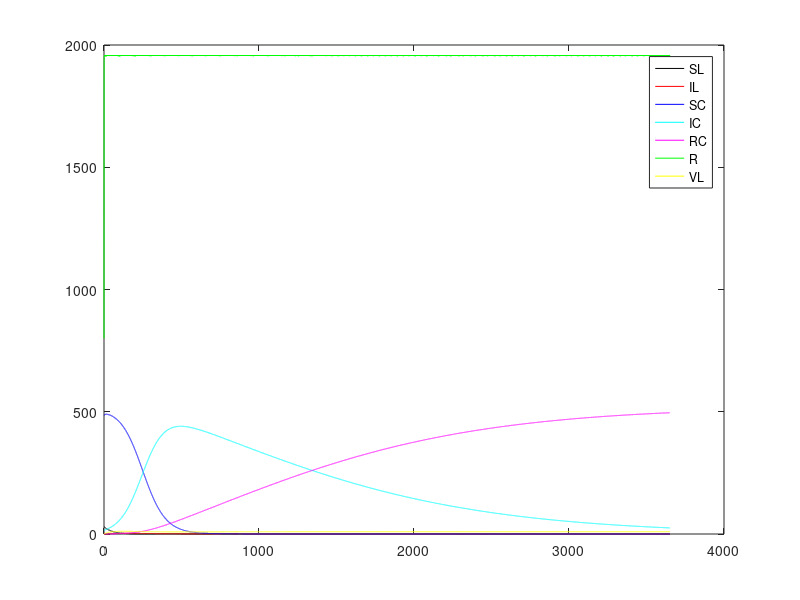
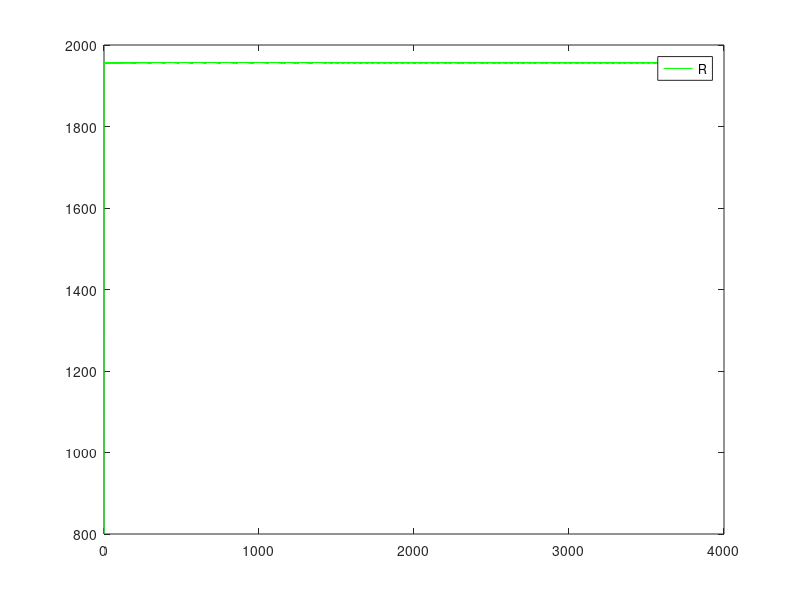
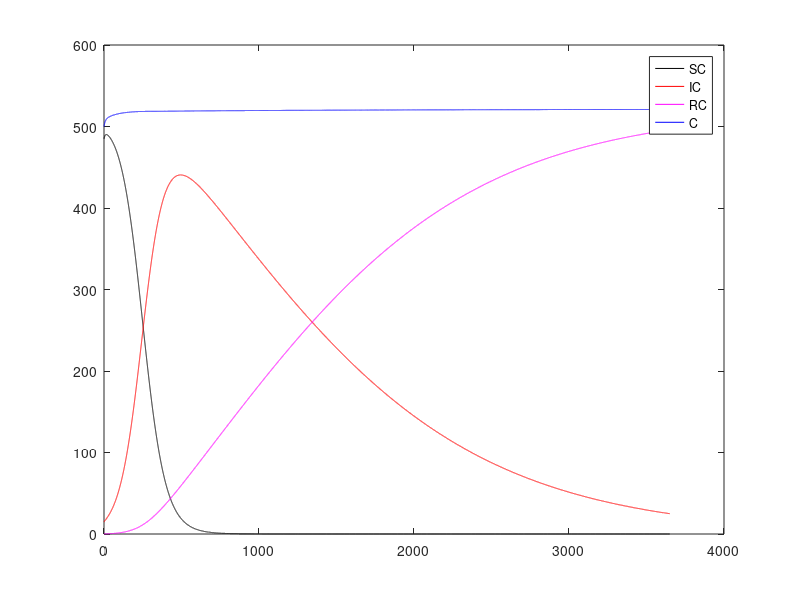
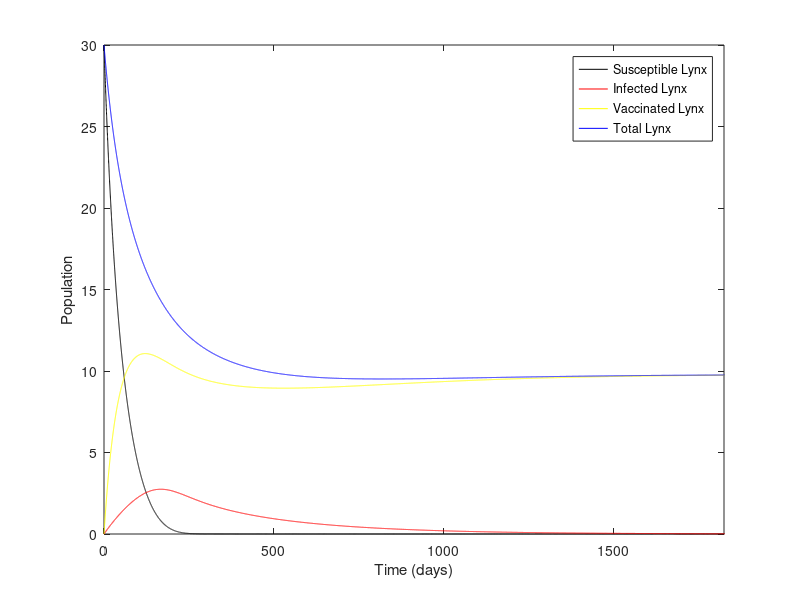

The MATLAB script that drew these images, in order:
function vaccination()
    %Parameters
    param.L0 = 30; %OK 30
    param.S_L0 = param.L0;
    param.I_L0 = 0;
    param.V_L0 = 0;
    init_infect = 0.03; %initial infected in Cats
    param.C0 = 500; %ESTIMATION 500 = 470 + 30
    param.S_C0 = (1 - init_infect)*param.C0;
    param.I_C0 = init_infect * param.C0;
    param.R_C0 = 0;

    param.R0 = 800;
    
    param.e_LR = 0.127; %OK  0.12
    param.e_CR = 0.24; %ESTIMATION 0.24
    param.e_LC = 0.0001; %ESTIMATION 0.01
    param.beta_L = (30/250000) * 25 * 0.9; %ESTIMATION 0.07 
    param.beta_C = (500/250000) * 25 * 0.3; %OK 0.027;
    param.beta_CL = 0.95 * (30/250000) * 25 * 0.7; %ESTIMATION 
    param.gamma_L = 0.00011; %OK 0.00046
    param.rho_C = 0.00046; %OK 
    param.delta_L = 0.0032; %OK 0.0032
    param.delta_C = 0.0007; %OK 0.0007
    param.q_L = 0.1; %ESTIMATION 0.036
    param.p_C = 0.5; %OK 
    param.p_L = 0.5; %OK 
    param.x_L = 0.12; %OK 0.14
    param.x_C = 0.08; %BOF 0.002; 0.1
    param.y_R = 6.1; %OK 6.1
    param.K_C = 800;
    param.K_R = 2000;
    param.K_L = 300;
    
    
    param.vac_L = 0.011; %VALUE !!! (percentage vaccinated each day) 0.03 = 1/month
    
    %Model
    X0 = [param.S_L0 param.I_L0 param.S_C0 param.I_C0 param.R_C0 param.R0 param.V_L0];
    % simulation parameters
        tf = 365 * 10; %Time
        options = odeset('NonNegative',1:7);
    [t,X] = ode45( @(t,x) Mod_rhs(t,x,param), [0,tf], X0(:), options);

    X = X';
    t = t';
    
    %plot all
    figure
    plot(t,X(1,:),'k','DisplayName','SL');
    hold on;
    plot(t,X(2,:),'r','DisplayName','IL');
    plot(t,X(3,:),'b','DisplayName','SC');
    plot(t,X(4,:),'c','DisplayName','IC');
    plot(t,X(5,:),'m','DisplayName','RC');
    plot(t,X(6,:),'g','DisplayName','R');
    plot(t,X(7,:),'y','DisplayName','VL');
    hold off;
    legend show;
    
    %plot R
    figure
    plot(t,X(6,:),'g','DisplayName','R');
    legend show;
    
    %plot C 
    figure
    plot(t,X(3,:),'k','DisplayName','SC');
    hold on;
    plot(t,X(4,:),'r','DisplayName','IC');
    plot(t,X(5,:),'m','DisplayName','RC');
    plot(t,X(3,:) + X(4,:) + X(5,:),'b','DisplayName','C');
    hold off;
    legend show;
    
    %plot L
    figure
    plot(t,X(1,:),'k','DisplayName','Susceptible Lynx');
    hold on;
    plot(t,X(2,:),'r','DisplayName','Infected Lynx');
    plot(t,X(7,:),'y','DisplayName','Vaccinated Lynx');
    plot(t,X(1,:) + X(2,:) + X(7,:),'b','DisplayName','Total Lynx');
    xlim([0 365*5])
    xlabel('Time (days)')
    ylabel('Population')
    hold off;
    legend show;
    
    %plot LCR
    figure
    plot(t,X(1,:) + X(2,:) + X(7,:),'r','DisplayName','L');
    hold on;
    plot(t,X(3,:)+X(4,:)+X(5,:),'b','DisplayName','C');
    plot(t,X(6,:),'g','DisplayName','R');
    hold off;
    legend show;
    
    %plot 3D
    figure
    scatter3(X(1,:) + X(2,:) + X(7,:),X(3,:)+X(4,:)+X(5,:),X(6,:));
    xlabel('L')
    ylabel('C')
    zlabel('R')
end    

% FUNCTION (mix of SIR and Rosenzweig-MacArthur model)
function dxdt = Mod_rhs(t,x,param)
% function that computes the right-hand side of the differential equation
    S_L = x(1);
    I_L = x(2);
    V_L = x(7);
    L = S_L + I_L + V_L;
    S_C = x(3);
    I_C = x(4);
    R_C = x(5);
    C = S_C + I_C + R_C;
    R = x(6);
    
    dxdt = [  (param.e_LC * C * S_L/(C + 60)*(1 - L/param.K_L)) +  (param.e_LR * R * S_L/(R + 48)*(1 - L/param.K_L)) + (param.gamma_L * I_L) - (param.x_L * S_L) - (param.vac_L * S_L) - (param.beta_L * I_L * S_L/L) - (param.beta_CL * I_C * S_L/L), ... dS_L/dt
              (param.e_LC * C * I_L/(C + 60)*(1 - L/param.K_L)) + (param.e_LR * R * I_L/(R + 48)*(1 - L/param.K_L)) + (param.beta_L * I_L * S_L/L) + (param.beta_CL * I_C * S_L/L) - (param.x_L * I_L) - (param.gamma_L * I_L) - (param.delta_L * I_L), ... dI_L/dt
              (param.e_CR * R * S_C/(R + 48) * (1 - C/param.K_C)) - (param.x_C * S_C) - (param.beta_C * I_C * S_C/C) - (param.q_L * L * S_C/(C + 60))  , ... dS_C/dt
              (param.e_CR * R * I_C/(R + 48) * (1 - C/param.K_C)) + (param.beta_C * I_C * S_C/C) - (param.x_C * I_C) - (param.q_L * L * I_C/(C + 60)) - (param.rho_C * I_C) - (param.delta_C * I_C)  , ... dI_C/dt
              (param.e_CR * R * R_C/(R + 48) * (1 - C/param.K_C)) + (param.rho_C * I_C) - (param.x_C * R_C) - (param.q_L * L * R_C/(C + 60))  , ... dR_C/dt
              (param.y_R * R*(1 - R/param.K_R)) - (param.p_C * R * C/(R + 48)) - (param.p_L * R * L/(R + 48)),    ... dR/dt
              (param.e_LC * C * V_L/(C + 60)*(1 - L/param.K_L)) + (param.e_LR * R * V_L/(R + 48)*(1 - L/param.K_L)) + (param.vac_L * S_L)  - (param.x_L * V_L) ... dV_L/dt
           ];
	dxdt = dxdt (:);
end